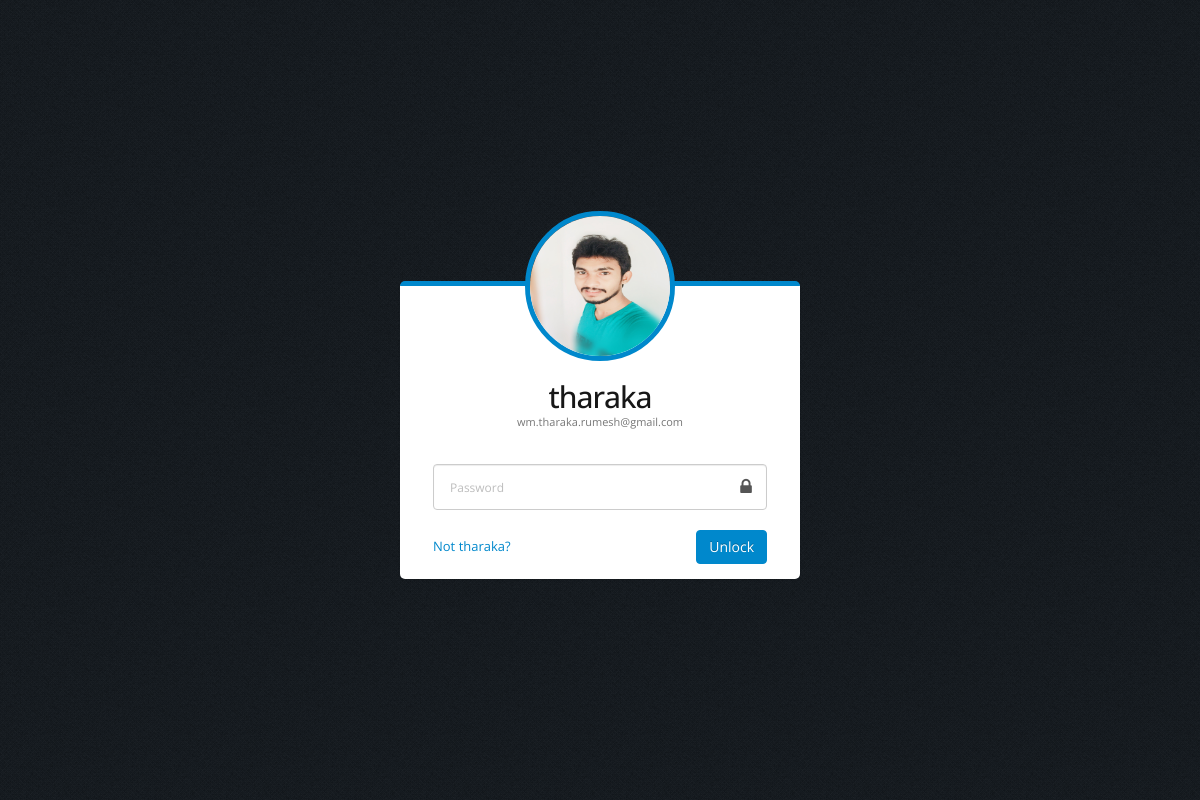
Screenshot of /pages-lock-screen-example.php (signed in) with the database file from the repository.
### tables this page shows
CREATE TABLE IF NOT EXISTS `tbl_users` (
  `uid` int(11) NOT NULL AUTO_INCREMENT,
  `first_name` varchar(250) NOT NULL,
  `last_name` varchar(250) NOT NULL,
  `email` varchar(250) NOT NULL,
  `tp` varchar(15) NOT NULL,
  `un` varchar(250) NOT NULL,
  `pw` varchar(250) NOT NULL,
  `image` varchar(100) NOT NULL,
  `address` varchar(500) NOT NULL,
  `info` varchar(1000) NOT NULL,
  `birthday` date DEFAULT NULL,
  `school` varchar(250) NOT NULL,
  `nic` varchar(15) NOT NULL,
  PRIMARY KEY (`uid`)
);

### pages-lock-screen-example.php (the view, shortened to what this page needs)
<?php
	require_once('db/db_connection.php');
?>
<?php
	$query_img = "SELECT image FROM tbl_users WHERE uid = ". $_SESSION['uid'] ."";
	$result_img = mysqli_query($db, $query_img);
	$user_img = mysqli_fetch_assoc($result_img);
?>
<?php
	$query = "SELECT * FROM tbl_users WHERE uid = ". $_SESSION['uid'] ."";
	$result = mysqli_query($db, $query);
	$user_details = mysqli_fetch_assoc($result);
?>
<!doctype html>
<html class="fixed">
	<head>
		<link rel="stylesheet" href="assets/vendor/bootstrap/css/bootstrap.css" />
		<link rel="stylesheet" href="assets/vendor/font-awesome/css/font-awesome.css" />
		<link rel="stylesheet" href="assets/vendor/magnific-popup/magnific-popup.css" />
		<link rel="stylesheet" href="assets/vendor/bootstrap-datepicker/css/datepicker3.css" />
		<link rel="stylesheet" href="assets/stylesheets/theme.css" />
		<link rel="stylesheet" href="assets/stylesheets/skins/default.css" />
		<link rel="stylesheet" href="assets/stylesheets/theme-custom.css">
	</head>
	<body background="assets/images/bg1.jpg">
		<section class="body-sign body-locked">
			<div class="center-sign">
				<div class="panel panel-sign">
					<div class="panel-body">
						<form action="index.php">
							<div class="current-user text-center">
								<img src="<?= $user_img['image'] ?>" alt="John Doe" class="img-circle user-image" />
								<h2 class="user-name text-dark m-none"><?= $user_details['un'] ?></h2>
								<p class="user-email m-none"><?= $user_details['email'] ?></p>
							</div>
							<div class="form-group mb-lg">
								<div class="input-group input-group-icon">
									<input id="pwd" name="pwd" type="password" class="form-control input-lg" required placeholder="Password" />
									<span class="input-group-addon">
										<span class="icon icon-lg">
										</span>
									</span>
								</div>
							</div>
							<div class="row">
								<div class="col-xs-6">
									<p class="mt-xs mb-none">
										<a href="#">Not <?= $user_details['un'] ?>?</a>
									</p>
								</div>
								<div class="col-xs-6 text-right">
									<button type="submit" name="submit" class="btn btn-primary">Unlock</button>
								</div>
							</div>
						</form>
					</div>
				</div>
			</div>
		</section>
	</body>
</html>

### assets/stylesheets/skins/default.css (style rules this page uses)
a, .btn-link { color: #0088cc; }
.body-sign .panel-sign .panel-body { border-top-color: #0088cc; }
.body-locked .current-user .user-image { border-color: #0088cc; }
body .btn-primary { color: #ffffff; text-shadow: 0 -1px 0 rgba(0, 0, 0, 0.25); background-color: #0088cc; border-color: #0088cc; }

### rows the page displays
tbl_users: image (picture), un "tharaka", email "wm.tharaka.rumesh@gmail.com"
